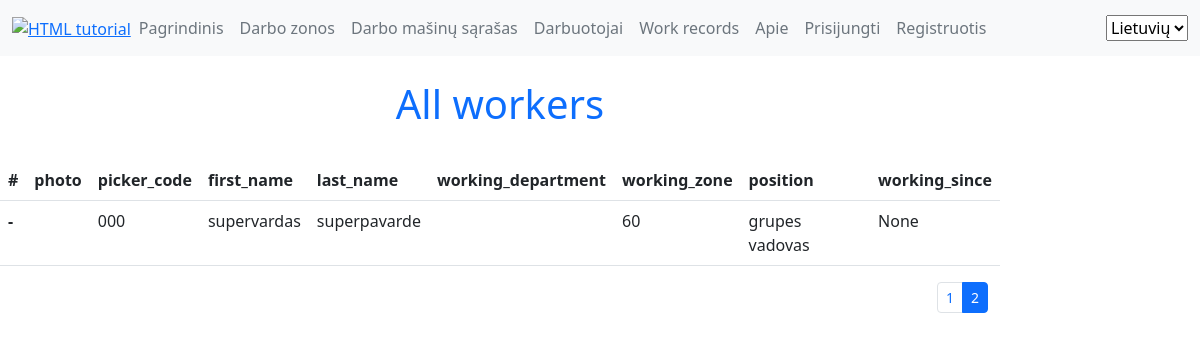
Before: /lm/workers/?page=2 with the older database file.
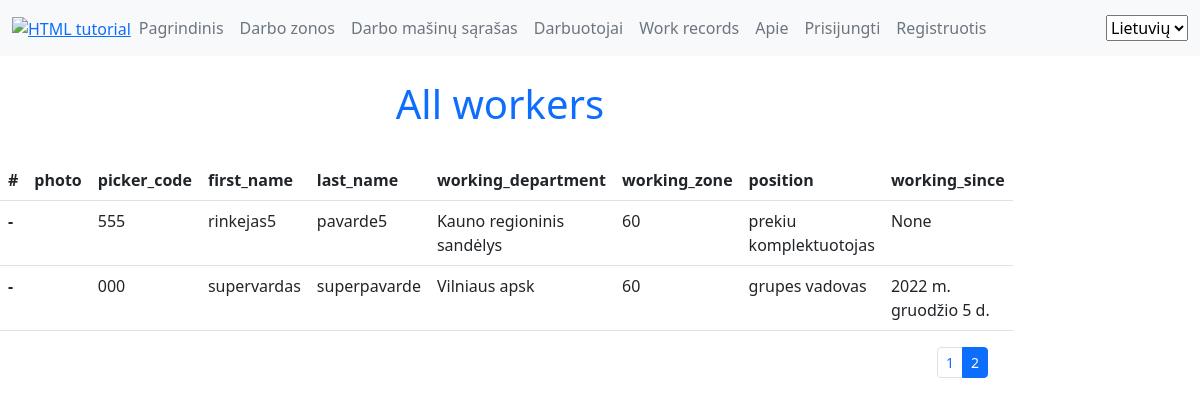
After: the same page with the newer database file.
### lm/models.py (models this page shows, shortened)
class MyUser(AbstractBaseUser):
    email = models.EmailField(
        verbose_name='email address',
        max_length=255,
        unique=True,
    )
    date_of_birth = models.DateField(null=True, blank=True,)
    is_active = models.BooleanField(default=True)
    is_admin = models.BooleanField(default=False)
    objects = MyUserManager()
    USERNAME_FIELD = 'email'
    picker_code = models.CharField(_('Piker code'),help_text='rinkejo_kodas', max_length=3, unique=True)
    first_name = models.CharField(_('First name'),help_text='Vardas', max_length=80)
    last_name = models.CharField(_('Last name'),help_text='Pavardė', max_length=80)
    working_zone = models.ForeignKey('Darbo_zona_sandelyje',null=True, on_delete=models.SET_NULL)
    working_department_choices = (
        ('Vilniaus apsk', 'Vilniaus apsk'),
        ('Vilniaus regioninis sandėlys', 'Vilniaus regioninis sandėlys'),
        ('Kauno apsk', 'Kauno apsk'),
        ('Kauno regioninis sandėlys', 'Kauno regioninis sandėlys'),
        ('Klaipėdos apsk', 'Klaipėdos apsk'),
    )
    working_department = models.CharField(_('Working disctric or logistic warehouse'),max_length=80, choices=working_department_choices, default='Kauno regioninis sandėlys',
                                help_text='Kurioje (-iame) apskrityje/logistikos sandėlyje dirbate', blank=True)
    position_choices = (
        ('grupes vadovas','grupes vadovas'),
        ('grupes vadovo asistentas', 'grupes vadovo asistentas'),
        ('grupes vadovo asistentas', 'grupes vadovo asistentas'),
        ('prekiu komplektuotojas', 'prekiu komplektuotojas'))
    position = models.CharField(_('Working position'),max_length=80, choices=position_choices, default='prekiu komplektuotojas', help_text='Darbuotojo pareigos',blank=True)
    photo = models.ImageField(help_text='Darbuotojo foto arba avataras', upload_to='profile_pics', null=True, blank=True, default='default.png')
    working_since = models.DateField(_('Working since'),help_text='Darbo pradžia LIDL imoneje', null=True, blank=True)
    class Meta:
        ordering = ['last_name', 'first_name']
        verbose_name = _("Worker")
        verbose_name_plural = _("Workers")

class Darbo_zona_sandelyje (models.Model):
    zone_choices = (
        ('20','20 - HR'),
        ('40','40 - MOPRO'),
        ('41', '41 - Pienas'),
        ('60', '60 - TIKO'),
        ('61', '61 - BakeOff'),
        ('70', '70 - Fruits'),
        ('50', '50 - Mėsa'),
        ('90', '90 - NonFood')
        )
    zone_code = models.CharField(_('Working zone code'), max_length=80, choices=zone_choices, default='40', help_text='Darbo zona sandėlyje',
    blank=True, unique=True)
    zone_description=models.CharField(_('Description'), max_length=80, help_text='Zonos aprasymas pvz 60-Tiko')
    class Meta:
        ordering = ['zone_code']
        verbose_name = _("Working zone")
        verbose_name_plural = _("Working zones")
    def __str__(self):
        return f'{self.zone_code}'

### lm/views.py (the view)
# urls.py: path('workers/', views.workers, name='workers'),
def workers(request):
    paginator = Paginator(MyUser.objects.all(), 6)
    page_number = request.GET.get('page')
    paged_workers = paginator.get_page(page_number)
    context = {
        'workers': paged_workers
    }
    return render(request, 'lm/workers.html', context=context)

### lm/templates/lm/workers.html (shortened to what this page needs)
{% extends 'base.html' %}
{% load i18n %}
{% load static %}
{% block content %}
<h1 class="p-4 text-primary d-flex justify-content-center">{% trans "All workers " %} </h1>
<table class="table">
  <thead>
    <tr>
      <th scope="col">#</th>
      <th scope="col">photo</th>
      <th scope="col">picker_code</th>
      <th scope="col">first_name</th>
      <th scope="col">last_name</th>
      <th scope="col">working_department</th>
      <th scope="col">working_zone</th>
      <th scope="col">position</th>
      <th scope="col">working_since</th>
    </tr>
  </thead>
  {% for worker in workers %}
  <tbody>
    <tr>
      <th scope="row">-</th>
      <td>        <img width=40vh class="rounded-circle account-img" src="{%if worker.photo%} {{worker.photo.url}} {%else%} {% endif %}">
</td>
      <td>{{worker.picker_code}}</td>
      <td>{{worker.first_name}}</td>
      <td>{{worker.last_name}}</td>
      <td>{{worker.working_department}}</td>
      <td>{{worker.working_zone}}</td>
      <td>{{worker.position}}</td>
      <td>{{worker.working_since}}</td>
    </tr>
  </tbody>
   {% endfor %}
</table>
<div class="container">
  <nav aria-label="...">
    {% if workers.has_other_pages %}
    <ul class="pagination pagination-sm justify-content-end">
      {% for i in workers.paginator.page_range %}
        {% if workers.number == i %}
      <li class="page-item active">
        <a class="page-link">{{i}}</a>
      </li>
      {% else %}
      <li class="page-item">
        <a class="page-link" href="?page={{i}}">{{ i }}</a>
      </li>
      {% endif %}
      {% endfor %}
    </ul>
    {% endif %}
  </nav>
</div>
{% endblock %}

Changed rows visible on the page:
now on this page (row unchanged): MyUser: picker_code "555", first_name "rinkejas5", last_name "pavarde5", working_department "Kauno regioninis sandėlys", working_zone "60", position "prekiu komplektuotojas", working_since "None"
changed MyUser "supervardas": working_department (not shown) → "Vilniaus apsk"; working_since "None" → "2022 m. gruodžio 5 d."
